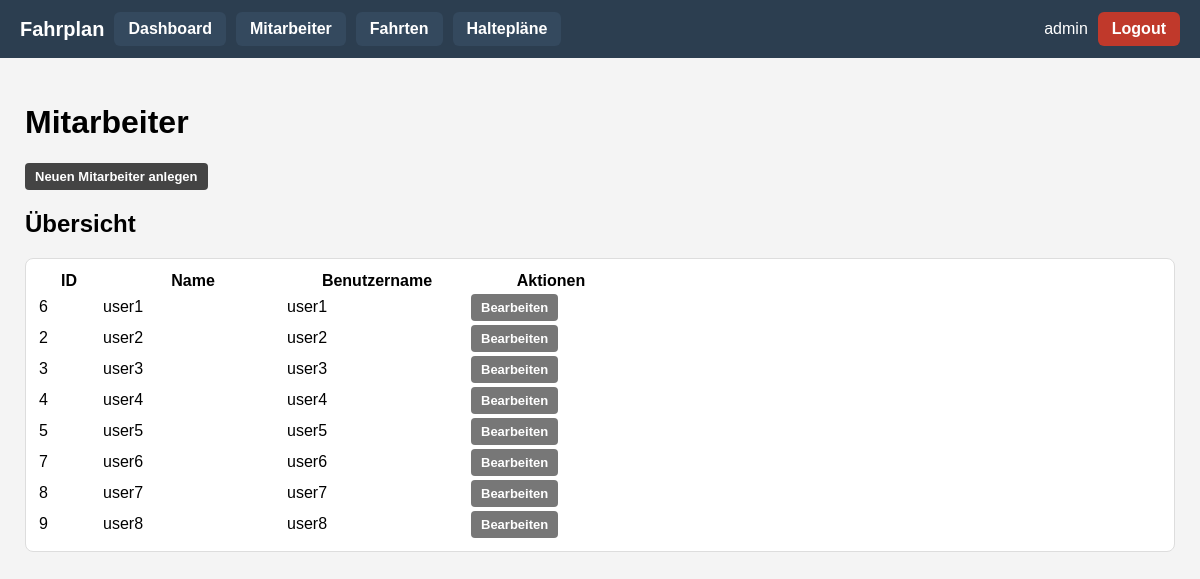
The app's page /mitarbeiter (signed in), older data.
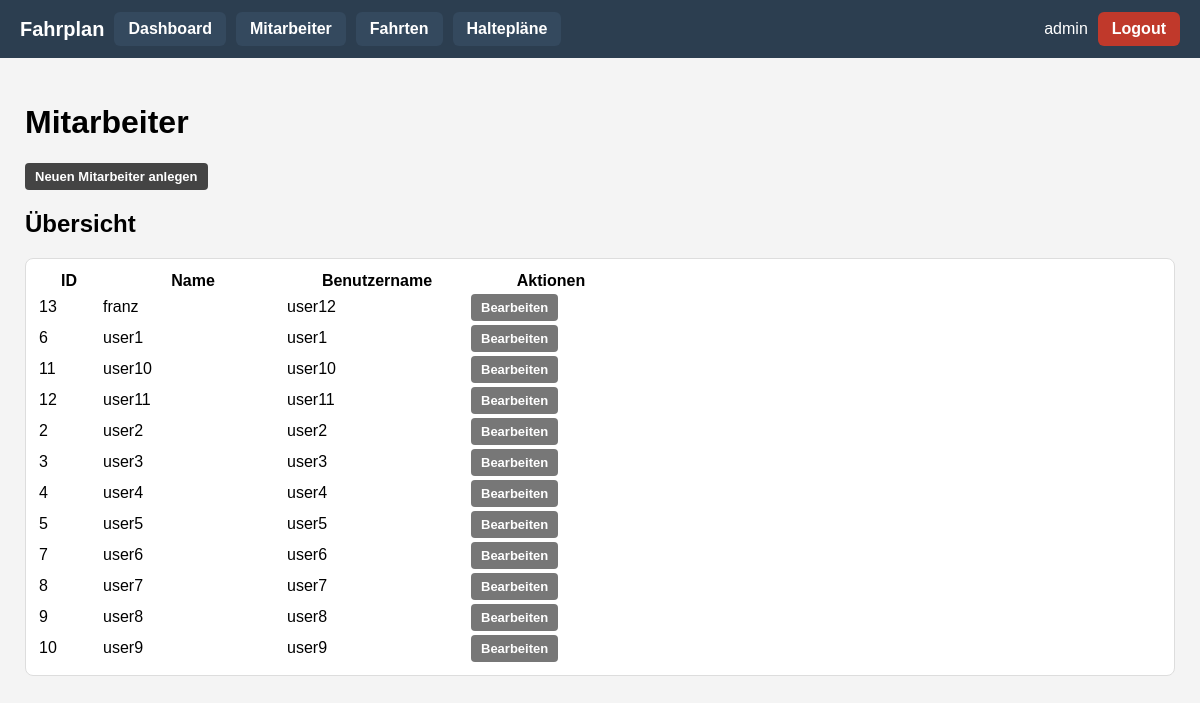
The same page, newer data.
### app/models.py (models this page shows, shortened)
class User(UserMixin, db.Model):
    __tablename__ = "user"
    id: so.Mapped[int] = so.mapped_column(primary_key=True)
    username: so.Mapped[str] = so.mapped_column(sa.String(64), index=True, unique=True)
    password_hash: so.Mapped[Optional[str]] = so.mapped_column(sa.String(256))
    role: so.Mapped[Role] = so.mapped_column(
        sa.Enum(Role), nullable=False, default=Role.MITARBEITER
    )
    mitarbeiter: so.Mapped["Mitarbeiter"] = so.relationship(
        back_populates="user", uselist=False
    )
    @property
    def is_admin(self) -> bool:
        return self.role == Role.ADMIN

class Mitarbeiter(db.Model):
    __tablename__ = "mitarbeiter"
    id: so.Mapped[int] = so.mapped_column(primary_key=True)
    name: so.Mapped[str] = so.mapped_column(sa.String(128), nullable=False)
    user_id: so.Mapped[int] = so.mapped_column(
        sa.ForeignKey("user.id"), unique=True, nullable=False
    )
    user: so.Mapped["User"] = so.relationship(back_populates="mitarbeiter")
    dienstzuweisungen: so.Mapped[List["Dienstzuweisung"]] = so.relationship(
        back_populates="mitarbeiter",
        cascade="all, delete-orphan",
    )

### app/routes.py (the view)
@app.route('/mitarbeiter')
@login_required
@admin_required
def mitarbeiter_list():
    mitarbeiter = Mitarbeiter.query.order_by(Mitarbeiter.name).all()
    return render_template(
        'mitarbeiter_list.html',
        title='Mitarbeiter',
        mitarbeiter=mitarbeiter
    )

### app/models.py (called while the page is built)
@login.user_loader
def load_user(id: str):
    return db.session.get(User, int(id))

### app/routes.py (called while the page is built)
def admin_required(view_func):
    @wraps(view_func)
    def wrapper(*args, **kwargs):
        if not current_user.is_authenticated or not current_user.is_admin:
            abort(403)
        return view_func(*args, **kwargs)
    return wrapper

@app.before_request
def before_request():
    if current_user.is_authenticated:
        current_user.last_seen = datetime.now(timezone.utc)
        db.session.commit()

### app/templates/mitarbeiter_list.html
{% extends "base.html" %}
{% block content %}
<h1>Mitarbeiter</h1>
<div class="btn-container">
    <a href="{{ url_for('mitarbeiter_new') }}" class="btn-primary-small">
        Neuen Mitarbeiter anlegen
    </a>
</div>
<div class="card">
    <h2>Übersicht</h2>
    <div class="table-wrapper">
        <table class="table table-striped">
            <thead>
                <tr>
                    <th style="min-width: 60px;">ID</th>
                    <th style="min-width: 180px;">Name</th>
                    <th style="min-width: 180px;">Benutzername</th>
                    <th style="min-width: 160px;">Aktionen</th>
                </tr>
            </thead>
            <tbody>
                {% for m in mitarbeiter %}
                <tr>
                    <td>{{ m.id }}</td>
                    <td>{{ m.name }}</td>
                    <td>{{ m.user.username }}</td>
                    <td>
                        <a href="{{ url_for('mitarbeiter_edit', mitarbeiter_id=m.id) }}"
                           class="btn-secondary-small">
                            Bearbeiten
                        </a>
                    </td>
                </tr>
                {% else %}
                <tr>
                    <td colspan="4">
                        Noch keine Mitarbeiter erfasst.
                    </td>
                </tr>
                {% endfor %}
            </tbody>
        </table>
    </div>
</div>
{% endblock %}

### app/templates/base.html (shortened to what this page needs)
<!doctype html>
<html lang="de">
<head>
</head>
<body>
<div class="navbar">
    <div class="nav-left">
        <span style="font-size: 20px; font-weight: bold;">Fahrplan</span>
        {% if current_user.is_authenticated and current_user.is_admin %}
            <a class="btn-nav" href="{{ url_for('index') }}">Dashboard</a>
            <a class="btn-nav" href="{{ url_for('mitarbeiter_list') }}">Mitarbeiter</a>
            <a class="btn-nav" href="{{ url_for('fahrten_list') }}">Fahrten</a>
            <a class="btn-nav"  href="{{ url_for('halteplaene_list') }}">Haltepläne</a>
        {% elif current_user.is_authenticated %}
            <a class="btn-nav" href="{{ url_for('index') }}">Dashboard</a>
            <a class="btn-nav" href="{{ url_for('meine_fahrten') }}">Meine Fahrten</a>
            <a class="btn-nav" href="{{ url_for('fahrten_alle') }}">Alle Fahrten</a>
        {% endif %}
    </div>
    <div class="nav-right">
        {% if current_user.is_anonymous %}
            <a class="btn-nav" href="{{ url_for('login') }}">Login</a>
        {% else %}
            <span>{{ current_user.username }}</span>
            <a class="btn-nav btn-logout" href="{{ url_for('logout') }}">Logout</a>
        {% endif %}
    </div>
</div>
<div class="container">
    {% block content %}{% endblock %}
</div>
</body>
</html>

### app/templates/base.html (style rules this page uses)
body { font-family: Arial, sans-serif; margin: 0; padding: 0; background: #f4f4f4; }
.navbar { background: #2c3e50; padding: 12px 20px; display: flex; justify-content: space-between; align-items: center; color: white; }
.nav-left, .nav-right { display: flex; gap: 10px; align-items: center; }
.btn-nav { padding: 8px 14px; border-radius: 6px; text-decoration: none; font-weight: bold; background: #34495e; color: white; transition: 0.2s; }
.btn-logout { background: #c0392b; }
.table-wrapper { max-height: 400px; overflow-y: auto; border-radius: 8px; background: white; padding: 10px; border: 1px solid #ddd; }
.container { padding: 25px; }
.btn-small, .btn-primary-small, .btn-secondary-small { display: inline-block; padding: 6px 10px; border-radius: 4px; font-size: 13px; font-weight: 600; text-decoration: none; border: none; cursor: pointer; }
.btn-small, .btn-primary-small { background-color: #444; color: #fff; }
.btn-secondary-small { background-color: #777; color: #fff; }

Row changes from the older to the newer data that the page shows:
added Mitarbeiter: id "13", name "franz", user.username "user12"
added Mitarbeiter: id "11", name "user10", user.username "user10"
added Mitarbeiter: id "12", name "user11", user.username "user11"
added Mitarbeiter: id "10", name "user9", user.username "user9"
